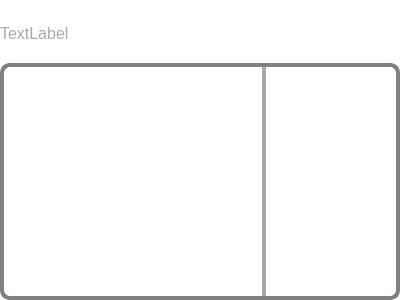
<?xml version="1.0" encoding="UTF-8"?>
<ui version="4.0">
 <class>ItemComboBox</class>
 <widget class="QWidget" name="ItemComboBox">
  <property name="geometry">
   <rect>
    <x>0</x>
    <y>0</y>
    <width>400</width>
    <height>300</height>
   </rect>
  </property>
  <property name="windowTitle">
   <string>Form</string>
  </property>
  <layout class="QGridLayout" name="gridLayout">
   <property name="leftMargin">
    <number>0</number>
   </property>
   <property name="topMargin">
    <number>0</number>
   </property>
   <property name="rightMargin">
    <number>0</number>
   </property>
   <property name="bottomMargin">
    <number>0</number>
   </property>
   <property name="spacing">
    <number>0</number>
   </property>
   <item row="0" column="0">
    <widget class="QWidget" name="wBg" native="true">
     <property name="styleSheet">
      <string notr="true">QWidget#wBg{background-color: rgb(255, 255, 255);}</string>
     </property>
     <layout class="QGridLayout" name="gridLayout_2" rowstretch="1,4">
      <property name="leftMargin">
       <number>0</number>
      </property>
      <property name="topMargin">
       <number>4</number>
      </property>
      <property name="rightMargin">
       <number>0</number>
      </property>
      <property name="bottomMargin">
       <number>0</number>
      </property>
      <property name="spacing">
       <number>0</number>
      </property>
      <item row="1" column="0">
       <widget class="QWidget" name="wBorder" native="true">
        <layout class="QGridLayout" name="gridLayout_3">
         <property name="leftMargin">
          <number>0</number>
         </property>
         <property name="topMargin">
          <number>0</number>
         </property>
         <property name="rightMargin">
          <number>0</number>
         </property>
         <property name="bottomMargin">
          <number>0</number>
         </property>
         <property name="spacing">
          <number>0</number>
         </property>
         <item row="0" column="0">
          <widget class="QComboBox" name="comboBox">
           <property name="sizePolicy">
            <sizepolicy hsizetype="Preferred" vsizetype="Minimum">
             <horstretch>0</horstretch>
             <verstretch>0</verstretch>
            </sizepolicy>
           </property>
           <property name="font">
            <font>
             <pointsize>14</pointsize>
            </font>
           </property>
           <property name="layoutDirection">
            <enum>Qt::LeftToRight</enum>
           </property>
           <property name="autoFillBackground">
            <bool>false</bool>
           </property>
           <property name="styleSheet">
            <string notr="true">
QComboBox {
    border: 4px solid gray;
    border-radius: 10px;
    padding: 1px 18px 1px 3px;
    /*min-width: 6em;*/
 	min-height: 40px; min-width: 60px; 
text-align:right;
}
QComboBox QAbstractItemView::item 
{
min-height: 60px;
}
QComboBox:editable {
    background: white;
}

/*QComboBox:!editable, QComboBox::drop-down:editable {
     background: qlineargradient(x1: 0, y1: 0, x2: 0, y2: 1,
                                 stop: 0 #E1E1E1, stop: 0.4 #DDDDDD,
                                 stop: 0.5 #D8D8D8, stop: 1.0 #D3D3D3);
}
*/

/* QComboBox gets the &quot;on&quot; state when the popup is open */

QComboBox:!editable:on, QComboBox::drop-down:editable:on {
    background: qlineargradient(x1: 0, y1: 0, x2: 0, y2: 1,
                                stop: 0 #D3D3D3, stop: 0.4 #D8D8D8,
                                stop: 0.5 #DDDDDD, stop: 1.0 #E1E1E1);
}

QComboBox:on { /* shift the text when the popup opens */
    padding-top: 3px;
    padding-left: 4px;
}

QComboBox::drop-down {
    subcontrol-origin: padding;
    subcontrol-position: top right;
    width: 130px;

    border-left-width: 4px;
    border-left-color: darkgray;
    border-left-style: solid; /* just a single line */
    border-top-right-radius: 3px; /* same radius as the QComboBox */
    border-bottom-right-radius: 3px;
}

QComboBox::down-arrow {
	image: url(:/image/res/images/icon/icon_arrow_down.png);
  /*  image: url(/usr/share/icons/crystalsvg/16x16/actions/1downarrow.png);*/
}

QComboBox::down-arrow:on { /* shift the arrow when popup is open */
    top: 1px;
    left: 1px;
}


</string>
           </property>
           <property name="editable">
            <bool>false</bool>
           </property>
           <property name="maxVisibleItems">
            <number>10</number>
           </property>
           <property name="insertPolicy">
            <enum>QComboBox::InsertAtBottom</enum>
           </property>
           <property name="sizeAdjustPolicy">
            <enum>QComboBox::AdjustToContents</enum>
           </property>
           <property name="duplicatesEnabled">
            <bool>false</bool>
           </property>
           <property name="frame">
            <bool>true</bool>
           </property>
          </widget>
         </item>
        </layout>
       </widget>
      </item>
      <item row="0" column="0">
       <widget class="QLabel" name="lb">
        <property name="font">
         <font>
          <pointsize>12</pointsize>
         </font>
        </property>
        <property name="styleSheet">
         <string notr="true">color: rgb(170, 170, 170);</string>
        </property>
        <property name="text">
         <string>TextLabel</string>
        </property>
       </widget>
      </item>
     </layout>
    </widget>
   </item>
  </layout>
 </widget>
 <resources/>
 <connections/>
</ui>
